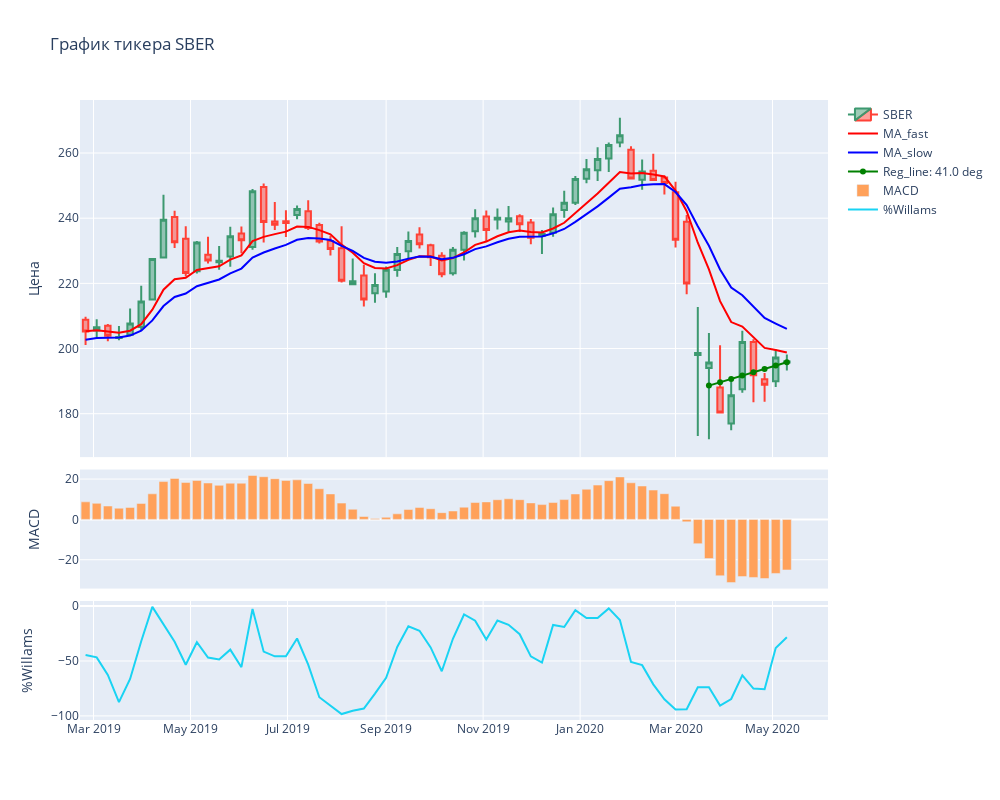

The code cell stored with this chart in its notebook:
### Markdown cell above
Рисуем график

### Code cell
# Расчет линии регрессии за последние 8 баров
downsampled_reg, downsampled_ugol_reg = RegAngleLine(downsampled_df.close, reg_n)

fig = make_subplots(rows=3, cols=1, shared_xaxes=True, vertical_spacing=0.02, row_heights=[0.6, 0.2, 0.2])

fig.add_trace(go.Candlestick(x=downsampled_df.index,
                             open=downsampled_df['open'],
                             high=downsampled_df['high'],
                             low=downsampled_df['low'],
                             close=downsampled_df['close'],
                             name=ticker),
              row=1, col=1)
# **********************************************************************************************************
fig.add_trace(go.Scatter(
                x=downsampled_df.index,
                y=downsampled_df['MA_fast'],
                name="MA_fast",
                line_color='red',
                opacity=1),
             row=1, col=1)

fig.add_trace(go.Scatter(
                x=downsampled_df.index,
                y=downsampled_df['MA_slow'],
                name="MA_slow",
                line_color='blue',
                opacity=1),
             row=1, col=1)
# **********************************************************************************************************
if downsampled_reg[-1] < downsampled_reg[-2]:
    reg_col = 'red'
else:
    reg_col = 'green'    
fig.add_trace(go.Scatter(
                x=downsampled_df.index[-reg_n:],
                y=downsampled_reg,
                name="Reg_line: " + str(round(downsampled_ugol_reg,0)) + ' deg',
                line_color=reg_col,
                opacity=1),
             row=1, col=1)
# **********************************************************************************************************
fig.add_trace(go.Bar(x=downsampled_df.index,
                         y=downsampled_df.MACD,
                         name="MACD"), 
              row=2, col=1)
# **********************************************************************************************************
fig.add_trace(go.Scatter(x=downsampled_df.index,
                         y=downsampled_df.WILLR,
                         name="%Willams"), 
              row=3, col=1)
# **********************************************************************************************************
fig.update_yaxes(title_text="Цена", row=1, col=1)
fig.update_yaxes(title_text="MACD", row=2, col=1)
fig.update_yaxes(title_text="%Willams", row=3, col=1)
fig.update_layout(height = 800, width=1000, title_text="График тикера " + ticker, xaxis_rangeslider_visible=False)
fig.show()

fig.write_image(ticker + "_fig.png")
